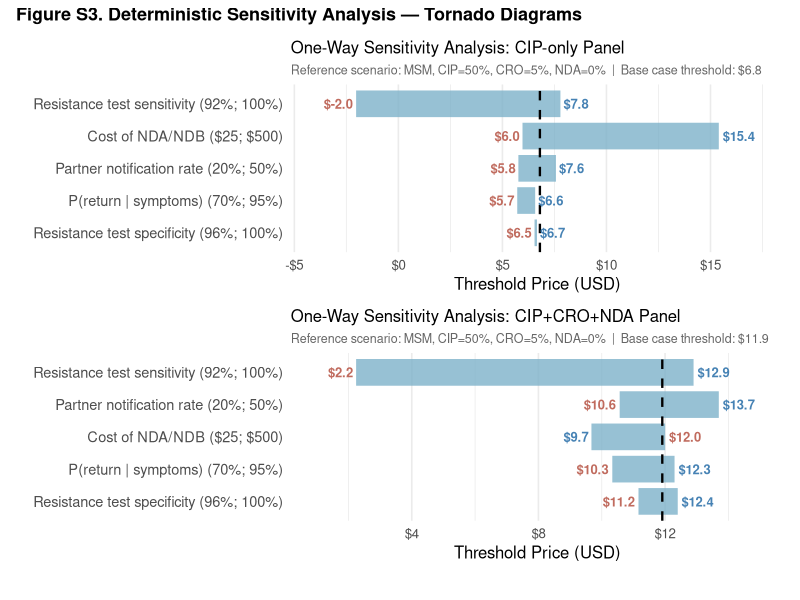

This chart was generated by the following R code:
# ============================================================
# S3 Tornado diagram — fully hardcoded from updated DSA results
# Requires: tidyverse, ggplot2, patchwork, cowplot
# ============================================================

library(tidyverse)
library(ggplot2)
library(patchwork)
library(cowplot)

BASE_CIP    <- 6.801
BASE_TRIPLE <- 11.912

dsa_df <- tribble(
  ~panel,        ~param,            ~label,                        ~label_unit, ~base_val, ~low_val, ~high_val, ~low_thresh, ~high_thresh,
  "CIP",         "p_partner_treat", "Partner notification rate",   "%",          0.30,      0.20,     0.50,       5.767,      7.573,
  "CIP+CRO+NDA", "p_partner_treat", "Partner notification rate",   "%",          0.30,      0.20,     0.50,      10.566,     13.697,
  "CIP",         "cost_nda_ndb",    "Cost of NDA/NDB",             "$",          50,        25,       500,        5.965,      15.399,
  "CIP+CRO+NDA", "cost_nda_ndb",    "Cost of NDA/NDB",             "$",          50,        25,       500,       12.002,      9.674,
  "CIP",         "p_return_sympt",  "P(return | symptoms)",        "%",          0.90,      0.70,     0.95,       5.712,      6.574,
  "CIP+CRO+NDA", "p_return_sympt",  "P(return | symptoms)",        "%",          0.90,      0.70,     0.95,      10.333,     12.299,
  "CIP",         "sens_res_test",   "Resistance test sensitivity", "%",          0.99,      0.92,     1.00,      -2.031,      7.787,
  "CIP+CRO+NDA", "sens_res_test",   "Resistance test sensitivity", "%",          0.99,      0.92,     1.00,       2.242,     12.900,
  "CIP",         "spec_res_test",   "Resistance test specificity", "%",          0.98,      0.96,     1.00,       6.543,      6.661,
  "CIP+CRO+NDA", "spec_res_test",   "Resistance test specificity", "%",          0.98,      0.96,     1.00,      11.160,     12.400
)

# ---- y-axis labels: "Parameter name (low; high)" ----
dsa_df <- dsa_df %>%
  mutate(
    y_label = case_when(
      label_unit == "$" ~
        sprintf("%s ($%.0f; $%.0f)", label, low_val, high_val),
      label_unit == "%" ~
        sprintf("%s (%.0f%%; %.0f%%)", label, low_val * 100, high_val * 100),
      TRUE ~
        sprintf("%s (%.2f; %.2f)", label, low_val, high_val)
    )
  )

# ---- Tornado geometry ----
tornado_df <- dsa_df %>%
  mutate(
    bar_left    = pmin(low_thresh, high_thresh),
    bar_right   = pmax(low_thresh, high_thresh),
    total_swing = bar_right - bar_left,
    low_is_left = low_thresh <= high_thresh
  )

# ---- Colours ----
COL_HIGH <- "#4682B4"   # steelblue  — higher parameter value
COL_LOW  <- "#C06B5E"   # muted coral — lower parameter value
COL_BAR  <- "#7AAFC8"   # bar fill

# ---- Plot function ----
make_tornado <- function(data, panel_name, base_val) {
  
  param_order <- data %>%
    arrange(total_swing) %>%
    pull(y_label)
  
  data <- data %>%
    mutate(y_label = factor(y_label, levels = param_order))
  
  # Build annotation df — colour passed OUTSIDE aes() to avoid check_subclass error
  ann <- bind_rows(
    data %>% transmute(
      y_label, x = bar_left,
      txt   = sprintf("$%.1f", bar_left),
      hjust = 1.12,
      col   = ifelse(low_is_left, COL_LOW, COL_HIGH)
    ),
    data %>% transmute(
      y_label, x = bar_right,
      txt   = sprintf("$%.1f", bar_right),
      hjust = -0.12,
      col   = ifelse(low_is_left, COL_HIGH, COL_LOW)
    )
  )
  
  ggplot(data, aes(y = y_label)) +
    geom_segment(
      aes(x = bar_left, xend = bar_right, yend = y_label),
      linewidth = 9, color = COL_BAR, alpha = 0.78
    ) +
    geom_vline(
      xintercept = base_val,
      color = "black", linetype = "dashed", linewidth = 0.8
    ) +
    geom_text(
      data    = ann,
      mapping = aes(x = x, y = y_label, label = txt, hjust = hjust),
      color   = ann$col,   # <-- outside aes(), avoids check_subclass error
      size    = 3.3,
      fontface = "bold"
    ) +
    scale_x_continuous(
      labels = scales::dollar,
      expand = expansion(mult = 0.18)
    ) +
    labs(
      title    = sprintf("One-Way Sensitivity Analysis: %s Panel", panel_name),
      subtitle = sprintf(
        "Reference scenario: MSM, CIP=50%%, CRO=5%%, NDA=0%%  |  Base case threshold: $%.1f",
        base_val
      ),
      x = "Threshold Price (USD)",
      y = NULL
    ) +
    theme_minimal(base_size = 12) +
    theme(
      panel.grid.major.y = element_blank(),
      axis.text.y        = element_text(size = 10.5),
      plot.subtitle      = element_text(size = 9, color = "grey40"),
      plot.title         = element_text(size = 12)
    )
}

# ---- Make panels ----
p_cip <- make_tornado(
  tornado_df %>% filter(panel == "CIP"),
  "CIP-only", BASE_CIP
)

p_triple <- make_tornado(
  tornado_df %>% filter(panel == "CIP+CRO+NDA"),
  "CIP+CRO+NDA", BASE_TRIPLE
)

# ---- Shared colour legend ----
legend_df <- tibble(
  x   = c(1, 2),
  y   = c(1, 1),
  lbl = c("Higher parameter value", "Lower parameter value")
)

p_leg <- ggplot(legend_df, aes(x = x, y = y, color = lbl)) +
  geom_point(size = 5, shape = 15) +
  scale_color_manual(
    values = c("Higher parameter value" = COL_HIGH,
               "Lower parameter value"  = COL_LOW),
    name = NULL
  ) +
  theme_void() +
  theme(
    legend.position  = "bottom",
    legend.direction = "horizontal",
    legend.text      = element_text(size = 10)
  )

shared_legend <- cowplot::get_legend(p_leg)

# ---- Combine ----
p_stacked <- p_cip / p_triple +
  plot_annotation(
    title = "Figure S3. Deterministic Sensitivity Analysis \u2014 Tornado Diagrams",
    theme = theme(plot.title = element_text(face = "bold", size = 13))
  )

p_final <- cowplot::plot_grid(
  p_stacked, shared_legend,
  ncol = 1, rel_heights = c(1, 0.04)
)

ggsave("gonorrhea_S3_tornado_diagram.png", p_final,
       width = 11, height = 10, dpi = 300)
cat("Saved: gonorrhea_S3_tornado_diagram.png\n")
